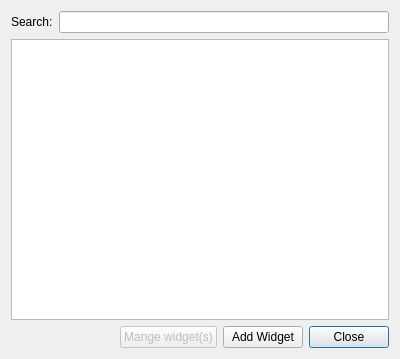
<?xml version="1.0" encoding="UTF-8"?>
<ui version="4.0">
 <class>AddPluginDialog</class>
 <widget class="QDialog" name="AddPluginDialog">
  <property name="geometry">
   <rect>
    <x>0</x>
    <y>0</y>
    <width>400</width>
    <height>359</height>
   </rect>
  </property>
  <property name="windowTitle">
   <string/>
  </property>
  <layout class="QVBoxLayout" name="verticalLayout">
   <item>
    <layout class="QHBoxLayout" name="horizontalLayout">
     <item>
      <widget class="QLabel" name="searchLabel">
       <property name="text">
        <string>Search:</string>
       </property>
      </widget>
     </item>
     <item>
      <widget class="QLineEdit" name="searchEdit"/>
     </item>
    </layout>
   </item>
   <item>
    <widget class="QListWidget" name="pluginList">
     <property name="sizeAdjustPolicy">
      <enum>QAbstractScrollArea::AdjustToContentsOnFirstShow</enum>
     </property>
     <property name="showDropIndicator" stdset="0">
      <bool>true</bool>
     </property>
     <property name="alternatingRowColors">
      <bool>true</bool>
     </property>
     <property name="selectionMode">
      <enum>QAbstractItemView::SingleSelection</enum>
     </property>
     <property name="selectionBehavior">
      <enum>QAbstractItemView::SelectRows</enum>
     </property>
     <property name="movement">
      <enum>QListView::Static</enum>
     </property>
     <property name="flow">
      <enum>QListView::TopToBottom</enum>
     </property>
     <property name="resizeMode">
      <enum>QListView::Adjust</enum>
     </property>
     <property name="spacing">
      <number>0</number>
     </property>
     <property name="modelColumn">
      <number>0</number>
     </property>
     <property name="uniformItemSizes">
      <bool>false</bool>
     </property>
     <property name="selectionRectVisible">
      <bool>true</bool>
     </property>
     <property name="currentRow">
      <number>-1</number>
     </property>
     <property name="sortingEnabled">
      <bool>false</bool>
     </property>
    </widget>
   </item>
   <item>
    <layout class="QHBoxLayout" name="horizontalLayout_2">
     <item>
      <spacer name="horizontalSpacer">
       <property name="orientation">
        <enum>Qt::Horizontal</enum>
       </property>
       <property name="sizeHint" stdset="0">
        <size>
         <width>40</width>
         <height>20</height>
        </size>
       </property>
      </spacer>
     </item>
     <item>
      <widget class="QPushButton" name="manageButton">
       <property name="enabled">
        <bool>false</bool>
       </property>
       <property name="text">
        <string>Mange widget(s)</string>
       </property>
      </widget>
     </item>
     <item>
      <widget class="QPushButton" name="addButton">
       <property name="text">
        <string>Add Widget</string>
       </property>
      </widget>
     </item>
     <item>
      <widget class="QPushButton" name="closeButton">
       <property name="text">
        <string>Close</string>
       </property>
       <property name="autoDefault">
        <bool>false</bool>
       </property>
       <property name="default">
        <bool>true</bool>
       </property>
      </widget>
     </item>
    </layout>
   </item>
  </layout>
 </widget>
 <tabstops>
  <tabstop>pluginList</tabstop>
  <tabstop>addButton</tabstop>
  <tabstop>closeButton</tabstop>
  <tabstop>searchEdit</tabstop>
 </tabstops>
 <resources/>
 <connections>
  <connection>
   <sender>closeButton</sender>
   <signal>clicked()</signal>
   <receiver>AddPluginDialog</receiver>
   <slot>close()</slot>
   <hints>
    <hint type="sourcelabel">
     <x>380</x>
     <y>279</y>
    </hint>
    <hint type="destinationlabel">
     <x>118</x>
     <y>270</y>
    </hint>
   </hints>
  </connection>
 </connections>
</ui>
